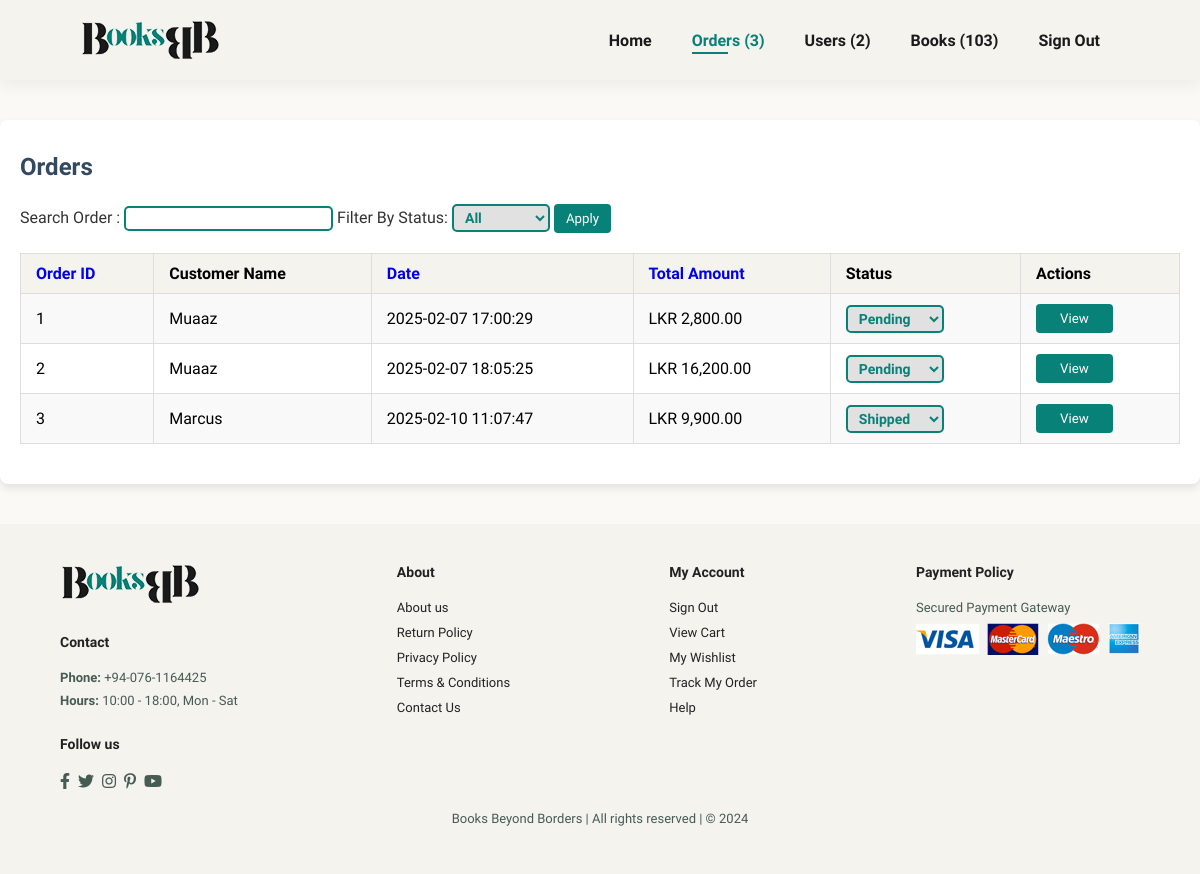
The app's page /admin/orders.php?sort=id&direction=ASC (signed in) with its own data.
### tables this page shows
CREATE TABLE IF NOT EXISTS `orders` (
  `id` int NOT NULL AUTO_INCREMENT,
  `user_id` int NOT NULL,
  `order_date` datetime NOT NULL,
  `total_amount` decimal(10,2) NOT NULL,
  `status` varchar(50) DEFAULT 'Pending',
  PRIMARY KEY (`id`),
  KEY `user_id` (`user_id`)
);

CREATE TABLE IF NOT EXISTS `users` (
  `id` int NOT NULL AUTO_INCREMENT,
  `username` varchar(255) NOT NULL,
  `email` varchar(155) NOT NULL,
  `password` varchar(255) NOT NULL,
  `role` varchar(10) DEFAULT 'Customer',
  PRIMARY KEY (`id`),
  UNIQUE KEY `email` (`email`)
);

### admin/orders.php (the view, shortened to what this page needs)
<?php
require 'header.php';
function getOrders($conn, $search_term="", $filter_status = "", $sort_column = 'order_date', $sort_direction = 'DESC', $start_index = 0, $items_per_page = 10){
     $orders = [];
     $sql = "SELECT o.id, o.order_date, o.total_amount, o.status, u.username
                 FROM orders o
                 JOIN users u ON o.user_id = u.id
                WHERE (u.username LIKE '%$search_term%' OR o.id LIKE '%$search_term%')";
         $sql .= " ORDER BY $sort_column $sort_direction";
         $sql .= " LIMIT $start_index, $items_per_page";
           $result = $conn->query($sql);
        if ($result->num_rows > 0) {
            while ($row = $result->fetch_assoc()) {
              $orders[] = $row;
            }
        }
             return $orders;
}
$search_term = isset($_GET['search']) ? $_GET['search'] : '';
$filter_status = isset($_GET['filter_status']) ? $_GET['filter_status'] : '';
$sort_column = isset($_GET['sort']) ? $_GET['sort'] : 'order_date';
$sort_direction = isset($_GET['direction']) ? $_GET['direction'] : 'DESC';
$page = isset($_GET['page']) ? intval($_GET['page']) : 1;
$items_per_page = 5;
$start_index = ($page - 1) * $items_per_page;
$orders = getOrders($conn,$search_term, $filter_status, $sort_column, $sort_direction, $start_index, $items_per_page);
?>
<!DOCTYPE html>
<html lang="en">
<head>
    <link rel="stylesheet" href="https://pro.fontawesome.com/releases/v5.10.0/css/all.css"/>
    <link rel="stylesheet" href="../assets/style.css">
</head>
<body>
<div class="account-container">
    <div class="order-details">
<h2>Orders</h2>
<form method="GET">
    Search Order : <input type="text" name="search" value="<?php echo htmlspecialchars($search_term); ?>">
    Filter By Status:
        <select name="filter_status">
            <option value="">All</option>
        </select>
    <button type="submit">Apply</button>
</form>
<table id="orders-table" width="100%">
    <thead>
        <tr>
            <th><a href="?sort=id&direction=<?php echo ($sort_column == 'id' && $sort_direction == 'ASC') ? 'DESC' : 'ASC'; ?>">Order ID</a></th>
            <th>Customer Name</th>
            <th><a href="?sort=order_date&direction=<?php echo ($sort_column == 'order_date' && $sort_direction == 'ASC') ? 'DESC' : 'ASC'; ?>">Date</a></th>
            <th><a href="?sort=total_amount&direction=<?php echo ($sort_column == 'total_amount' && $sort_direction == 'ASC') ? 'DESC' : 'ASC'; ?>">Total Amount</a></th>
            <th>Status</th>
            <th>Actions</th>
        </tr>
    </thead>
    <tbody>
<?php if (empty($orders)): ?>
        <tr>
            <td colspan="6">No order was Found.</td>
        </tr>
        <?php else: ?>
            <?php foreach ($orders as $order): ?>
        <tr>
            <td><?php echo htmlspecialchars($order["id"]); ?></td>
            <td><?php echo htmlspecialchars($order["username"])?></td>
            <td><?php echo htmlspecialchars($order["order_date"]); ?></td>
            <td>LKR <?php echo htmlspecialchars(number_format($order["total_amount"], 2)); ?></td>
            <td>
                <form method="post">
                   <select name="new_status" onchange="this.form.submit()">
                      <option value="Pending" <?php if($order["status"] == 'Pending') echo 'selected'; ?>>Pending</option>
                      <option value="Shipped" <?php if($order["status"] == 'Shipped') echo 'selected'; ?>>Shipped</option>
                   </select>
                </form>
            </td>
            <td class = "actions">
               <button><a href="view_order.php?id=<?php echo htmlspecialchars($order["id"]); ?>" class = "view">View</a></button>
            </td>
        </tr>
         <?php endforeach; ?>
            <?php endif; ?>
    </tbody>
</table>
</div>
</div>
<?php include 'footer.php';
?>
</body>
</html>

### assets/style.css (style rules this page uses)
* { margin: 0; padding: 0; box-sizing: border-box; font-family: 'Spartan',sans-serif; }
html { scroll-behavior: smooth; overflow-x: hidden; }
h2 { font-size: 46px; line-height: 54px; color: #222; }
body { width: 100%; background-color: #faf9f6; }
@media screen and (max-width: 1200px) { h2 { font-size: 42px; } }
.account-container { max-width: 1200px; margin: 40px auto; padding: 20px; background-color: #ffffff; border-radius: 8px; box-shadow: 0 4px 8px rgba(0, 0, 0, 0.1); font-family: 'Arial', sans-serif; color: #333; }
.account-container h2 { font-size: 1.5rem; margin-bottom: 10px; color: #34495e; }
.purchase-history table, th, td { border: 1px solid #ddd; padding: 12px; text-align: left; }
.account-container a { text-decoration: none; }
.order-details table { padding-top: 20px; width: 100%; border-collapse: collapse; margin: 20px 0; }
.order-details table th { background-color: #f4f3ee; color: black; }
.order-details table th, .order-details table td { border: 1px solid #ddd; padding: 10px 15px; text-align: left; }
.order-details table tr:nth-child(odd) { background-color: #f9f9f9; }
#checkout table, th, td { border: 1px solid #ddd; padding: 12px; text-align: left; }

### admin/orders.php (style rules this page uses)
.view { background-color: #088178; color: white; padding: 7px 12px; border: none; border-radius: 4px; cursor: pointer; }
button { background-color: #088178; color: white; padding: 7px 12px; border: none; border-radius: 4px; cursor: pointer; }
input { padding: 3px 7px; border: 2px solid #088178; border-radius: 5px; }
select { padding: 3px 7px; font-size: 14px; border: 2px solid #088178; border-radius: 5px; background-color: #e1e1e1; color: #088178; font-weight: bold; cursor: pointer; outline: none; transition: all 0.3s ease; }
select option { background: white; color: #088178; font-weight: bold; }

### records on screen
orders: id "1", user.username "Muaaz", order_date "2025-02-07 17:00:29", total_amount "2,800.00", new_status "Pending"
orders: id "2", user.username "Muaaz", order_date "2025-02-07 18:05:25", total_amount "16,200.00", new_status "Pending"
orders: id "3", user.username "Marcus", order_date "2025-02-10 11:07:47", total_amount "9,900.00", new_status "Shipped"

### other values on screen
$orders_count "3"
$users_count "2"
$books_count "103"
